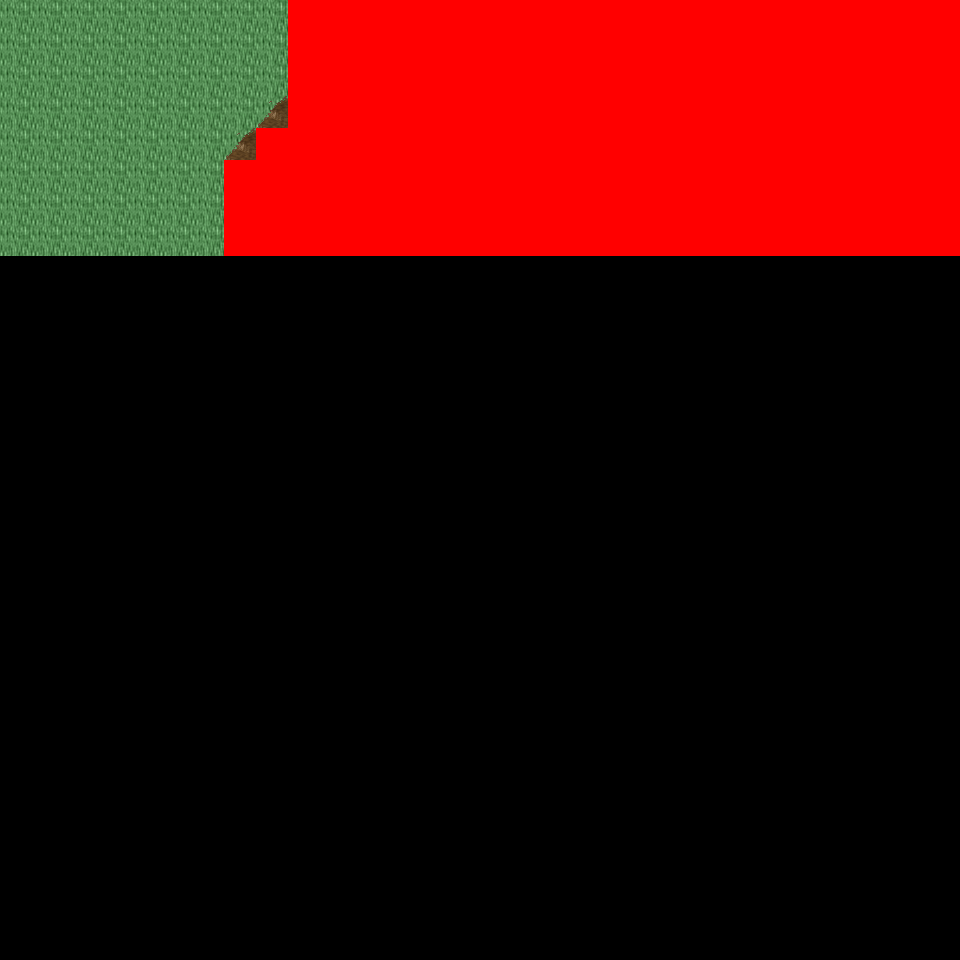

This is a level from a 2D game, rendered from its Tiled map with the project's own tilesets. A one-line summary and the map file follow, with tile-layer data summarised:
An orthogonal 30x30 tile map with 32x32 px tiles, 6 tile layers (Ground, Object, Object2, Above, ...), 34 tilesets and 3 objects (3x mapExit).

<map version="1.0" orientation="orthogonal" renderorder="right-down" width="30" height="30" tilewidth="32" tileheight="32" nextobjectid="4">
  <tileset firstgid="1" name="tileset_logic_collision" tilewidth="32" tileheight="32" tilecount="1" columns="1">
    <image source="../drawable/tileset_logic_collision.png" width="32" height="32" />
  </tileset>
  <tileset firstgid="2" name="tileset_ground_ridge_earth_pale" tilewidth="32" tileheight="32" tilecount="96" columns="12">
    <image source="../drawable/tileset_ground_ridge_earth_pale.png" width="384" height="256" />
  </tileset>
  <tileset firstgid="98" name="tileset_ground_ridge_earth_dark" tilewidth="32" tileheight="32" tilecount="96" columns="12">
    <image source="../drawable/tileset_ground_ridge_earth_dark.png" width="384" height="256" />
  </tileset>
  <tileset firstgid="194" name="tileset_ground_ground" tilewidth="32" tileheight="32" tilecount="33" columns="3">
    <image source="../drawable/tileset_ground_ground.png" width="96" height="352" />
  </tileset>
  <tileset firstgid="227" name="tileset_building_castle" tilewidth="32" tileheight="32" tilecount="320" columns="20">
    <image source="../drawable/tileset_building_castle.png" width="640" height="512" />
  </tileset>
  <tileset firstgid="547" name="tileset_ground_grass_corners" tilewidth="32" tileheight="32" tilecount="24" columns="6">
    <image source="../drawable/tileset_ground_grass_corners.png" width="192" height="128" />
  </tileset>
  <tileset firstgid="571" name="tileset_ground_grass_edges" tilewidth="32" tileheight="32" tilecount="36" columns="12">
    <image source="../drawable/tileset_ground_grass_edges.png" width="384" height="96" />
  </tileset>
  <tileset firstgid="607" name="tileset_item_pot_barrels_1" tilewidth="32" tileheight="32" tilecount="8" columns="4">
    <image source="../drawable/tileset_item_pot_barrels_1.png" width="128" height="64" />
  </tileset>
  <tileset firstgid="615" name="tileset_item_weapon_cannon" tilewidth="32" tileheight="32" tilecount="12" columns="3">
    <image source="../drawable/tileset_item_weapon_cannon.png" width="96" height="128" />
  </tileset>
  <tileset firstgid="627" name="tileset_building_door_door" tilewidth="32" tileheight="32" tilecount="6" columns="3">
    <image source="../drawable/tileset_building_door_door.png" width="96" height="64" />
  </tileset>
  <tileset firstgid="633" name="tileset_building_door_closed" tilewidth="32" tileheight="32" tilecount="1" columns="1">
    <image source="../drawable/tileset_building_door_closed.png" width="32" height="32" />
  </tileset>
  <tileset firstgid="634" name="tileset_building_window_window_centered" tilewidth="32" tileheight="32" tilecount="1" columns="1">
    <image source="../drawable/tileset_building_window_window_centered.png" width="32" height="32" />
  </tileset>
  <tileset firstgid="635" name="tileset_building_decoration_chimney_big" tilewidth="32" tileheight="32" tilecount="2" columns="1">
    <image source="../drawable/tileset_building_decoration_chimney_big.png" width="32" height="64" />
  </tileset>
  <tileset firstgid="637" name="tileset_building_tan_building" tilewidth="32" tileheight="32" tilecount="24" columns="4">
    <image source="../drawable/tileset_building_tan_building.png" width="128" height="192" />
  </tileset>
  <tileset firstgid="661" name="tileset_building_museum" tilewidth="32" tileheight="32" tilecount="56" columns="7">
    <image source="../drawable/tileset_building_museum.png" width="224" height="256" />
  </tileset>
  <tileset firstgid="717" name="tileset_building_decoration_chimney" tilewidth="32" tileheight="32" tilecount="2" columns="1">
    <image source="../drawable/tileset_building_decoration_chimney.png" width="32" height="64" />
  </tileset>
  <tileset firstgid="719" name="tileset_plant_tree_fall_trees" tilewidth="32" tileheight="32" tilecount="40" columns="8">
    <image source="../drawable/tileset_plant_tree_fall_trees.png" width="256" height="160" />
  </tileset>
  <tileset firstgid="759" name="tileset_plant_leaves" tilewidth="32" tileheight="32" tilecount="8" columns="4">
    <image source="../drawable/tileset_plant_leaves.png" width="128" height="64" />
  </tileset>
  <tileset firstgid="767" name="tileset_plant_vine" tilewidth="32" tileheight="32" tilecount="3" columns="1">
    <image source="../drawable/tileset_plant_vine.png" width="32" height="96" />
  </tileset>
  <tileset firstgid="770" name="tileset_item_pot_pot_burgundy" tilewidth="32" tileheight="32" tilecount="1" columns="1">
    <image source="../drawable/tileset_item_pot_pot_burgundy.png" width="32" height="32" />
  </tileset>
  <tileset firstgid="771" name="tileset_building_stairs_stairs_grey" tilewidth="32" tileheight="32" tilecount="6" columns="3">
    <image source="../drawable/tileset_building_stairs_stairs_grey.png" width="96" height="64" />
  </tileset>
  <tileset firstgid="777" name="tileset_furniture_light_lamp_blue" tilewidth="32" tileheight="32" tilecount="3" columns="1">
    <image source="../drawable/tileset_furniture_light_lamp_blue.png" width="32" height="96" />
  </tileset>
  <tileset firstgid="780" name="tileset_light_dim_light_7x5" tilewidth="32" tileheight="32" tilecount="35" columns="7">
    <image source="../drawable/tileset_light_dim_light_7x5.png" width="224" height="160" />
  </tileset>
  <tileset firstgid="815" name="tileset_plant_flower_daisy_blue" tilewidth="32" tileheight="32" tilecount="8" columns="2">
    <image source="../drawable/tileset_plant_flower_daisy_blue.png" width="64" height="128" />
  </tileset>
  <tileset firstgid="823" name="tileset_plant_flower_daisy_red" tilewidth="32" tileheight="32" tilecount="8" columns="2">
    <image source="../drawable/tileset_plant_flower_daisy_red.png" width="64" height="128" />
  </tileset>
  <tileset firstgid="831" name="tileset_plant_flower_daisy_white" tilewidth="32" tileheight="32" tilecount="8" columns="2">
    <image source="../drawable/tileset_plant_flower_daisy_white.png" width="64" height="128" />
  </tileset>
  <tileset firstgid="839" name="tileset_plant_flower_daisy_yellow" tilewidth="32" tileheight="32" tilecount="8" columns="2">
    <image source="../drawable/tileset_plant_flower_daisy_yellow.png" width="64" height="128" />
  </tileset>
  <tileset firstgid="847" name="tileset_ground_ground_3" tilewidth="32" tileheight="32" tilecount="5" columns="5">
    <image source="../drawable/tileset_ground_ground_3.png" width="160" height="32" />
  </tileset>
  <tileset firstgid="852" name="tileset_building_cottage" tilewidth="32" tileheight="32" tilecount="256" columns="16">
    <image source="../drawable/tileset_building_cottage.png" width="512" height="512" />
  </tileset>
  <tileset firstgid="1108" name="tileset_building_roof_thatched_roof" tilewidth="32" tileheight="32" tilecount="256" columns="16">
    <image source="../drawable/tileset_building_roof_thatched_roof.png" width="512" height="512" />
  </tileset>
  <tileset firstgid="1364" name="tileset_building_door_doors" tilewidth="32" tileheight="32" tilecount="256" columns="16">
    <image source="../drawable/tileset_building_door_doors.png" width="512" height="512" />
  </tileset>
  <tileset firstgid="1620" name="tileset_building_window_windows" tilewidth="32" tileheight="32" tilecount="256" columns="16">
    <image source="../drawable/tileset_building_window_windows.png" width="512" height="512" />
  </tileset>
  <tileset firstgid="1876" name="tileset_logic_portal" tilewidth="32" tileheight="32" tilecount="24" columns="8">
    <image source="../drawable/tileset_logic_portal.png" width="256" height="96" />
  </tileset>
  <tileset firstgid="1900" name="tileset_building_decoration_banner" tilewidth="32" tileheight="32" tilecount="12" columns="1">
    <image source="../drawable/tileset_building_decoration_banner.png" width="32" height="384" />
  </tileset>
  <layer name="Ground" width="30" height="30">
    <data>[900 cells, 240 non-empty, 4 distinct tile ids]</data>
  </layer>
  <layer name="Object" width="30" height="30">
    <data>[900 cells, 53 non-empty, 10 distinct tile ids]</data>
  </layer>
  <layer name="Object2" width="30" height="30">
    <data>[900 cells, 0 non-empty, 0 distinct tile ids]</data>
  </layer>
  <layer name="Above" width="30" height="30">
    <data>[900 cells, 0 non-empty, 0 distinct tile ids]</data>
  </layer>
  <layer name="Above2" width="30" height="30">
    <data>[900 cells, 0 non-empty, 0 distinct tile ids]</data>
  </layer>
  <layer name="Walkable" width="30" height="30">
    <data>[900 cells, 175 non-empty, 1 distinct tile ids]</data>
  </layer>
  <objectgroup name="MapEvents">
    <object id="1" name="north" type="mapExit" x="0" y="0" width="288" height="32">
      <properties>
        <property name="map" value="level_0_x54_y62" />
        <property name="x" value="0" />
        <property name="y" value="28" />
      </properties>
    </object>
    <object id="2" name="west" type="mapExit" x="0" y="0" width="32" height="960">
      <properties>
        <property name="map" value="level_0_x53_y63" />
        <property name="x" value="28" />
        <property name="y" value="0" />
      </properties>
    </object>
    <object id="3" name="east" type="mapExit" x="928" y="256" width="32" height="704">
      <properties>
        <property name="map" value="level_0_x55_y63" />
        <property name="x" value="1" />
        <property name="y" value="8" />
      </properties>
    </object>
  </objectgroup>
</map>
